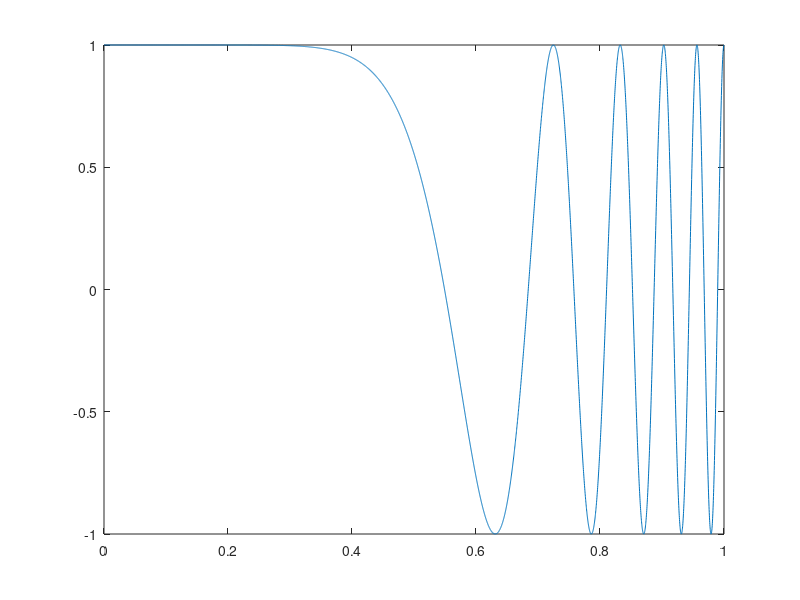

This chart was generated by the following MATLAB code: (Note: this script raises an error after producing the figure.)
L=1;
E=1;
u0=1;
uL=1;
f=@(x) 200.*x.^3.*pi.*sin(10.*pi.*x.^5) + 2500.*x.^8.*pi.^2.*cos(10.*pi.*x.^5);
u=@(x)cos(10.*pi.*x.^5);
du=@(x)-50.*x.^4.*pi.*sin(10.*pi.*x.^5);
errorfun1=@(x)E.*du(x).^2;
uE=sqrt(integral(errorfun1,0,1));                        

x=0:0.0002:1;
figure
plot(x,u(x))
hold on
N=20;
nodeIndex=0:L/N:1;              
he=nodeIndex(2:N+1)-nodeIndex(1:N); 
recalculate
AI=[];
for i=1:N
    errorfun=@(x)E*(du(x)-(A(i+1)-A(i))/he(i)).^2;
    AI(i)=sqrt(L/he(i)*integral(errorfun,i*he(i)-he(i),i*he(i)))/uE;        
end
while max(AI)>0.05
    numMesh=find(AI>0.05);       
    nIndex=(nodeIndex(numMesh)+nodeIndex(numMesh+1))/2;
    nodeIndex=[nodeIndex,nIndex];
    nodeIndex=sort(nodeIndex);
    N=size(nodeIndex,2)-1;          
    he=nodeIndex(2:N+1)-nodeIndex(1:N); 
    recalculate
    for i=1:N
        errorfun=@(x)E*(du(x)-(A(i+1)-A(i))/he(i)).^2;
        AI(i)=sqrt(L/he(i)*integral(errorfun,nodeIndex(i),nodeIndex(i+1)))/uE;        
    end      
end
he=[0,he];
theta1=@(x1)0.5*(1-(2*x1-sum(he(1:find(nodeIndex>=x1,1)))-sum(he(1:find(nodeIndex>=x1,1)+1)))/he(find(nodeIndex>=x1,1)+1));
theta2=@(x1)0.5*(1+(2*x1-sum(he(1:find(nodeIndex>=x1,1)))-sum(he(1:find(nodeIndex>=x1,1)+1)))/he(find(nodeIndex>=x1,1)+1));
funuN=@(x1)A(find(nodeIndex>=x1,1))*theta1(x1)+A(find(nodeIndex>=x1,1)+1)*theta2(x1);
uN=[];
for i=1:size(x,2)-1
    uN=[uN,funuN(x(i))];
end
plot(x(1:5000),uN);
num=[];
for i=1:20
    num=[num ,size(find(nodeIndex<0.05*i),2)];
end
num(2:20)=num(2:20)-num(1:19);